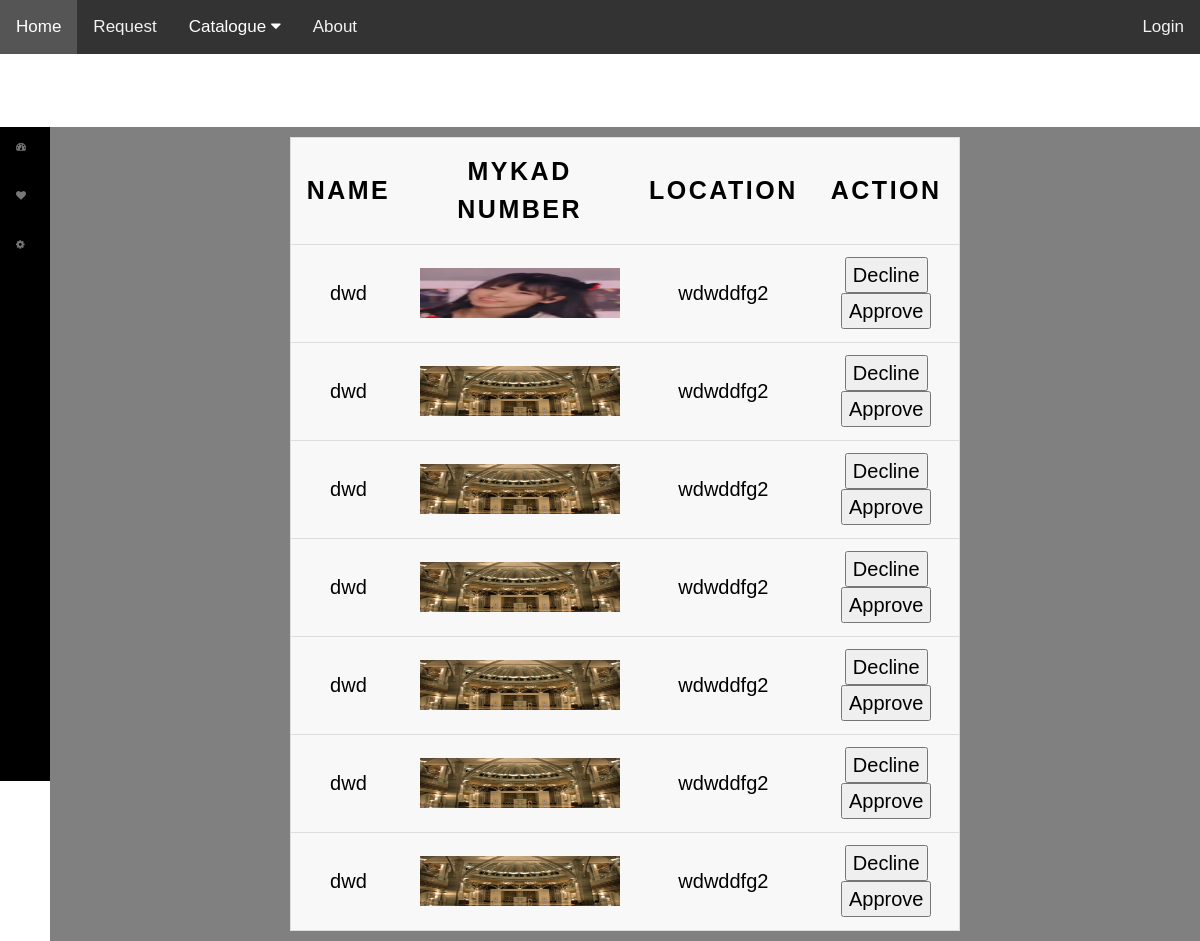
The app's page /admin_requestApplication.php with its own data.
### tables this page shows
CREATE TABLE `request` (
  `RequestID` int(11) NOT NULL,
  `RequestName` varchar(100) NOT NULL,
  `RequestIC` varchar(15) NOT NULL,
  `RequestPhone` varchar(15) NOT NULL,
  `PackageID` int(11) NOT NULL,
  `RequestLocation` varchar(60) NOT NULL,
  `RequestICPic` varchar(255) NOT NULL,
  `ApprovalID` int(11) NOT NULL
);

### admin_requestApplication.php (the view, shortened to what this page needs)
<!DOCTYPE html>
<html>
<head>
    <link href="https://cdn.jsdelivr.net/npm/bootstrap@5.0.0-beta1/dist/css/bootstrap.min.css" rel='stylesheet'>
    <link href="https://unicons.iconscout.com/release/v3.0.6/css/line.css" rel='stylesheet'>
    <link href="https://cdnjs.cloudflare.com/ajax/libs/font-awesome/4.7.0/css/font-awesome.css" rel='stylesheet'
        type='text/css'>
    <link href="https://stackpath.bootstrapcdn.com/twitter-bootstrap/2.3.1/css/bootstrap-combined.min.css"
        rel="stylesheet"
>
    <link href="https://cdnjs.cloudflare.com/ajax/libs/twitter-bootstrap/3.3.7/css/bootstrap.min.css" rel="stylesheet">
        <?php
        include 'dbCon.php';
     ?>
</head>
<body>
    <div class="topnav">
        <a class="active" href="index.php">Home</a>
        <a href="request.html">Request</a>
        <div class="dropdown">
            <button class="dropbtn">Catalogue
                <i class="fa fa-caret-down"></i>
            </button>
        </div>
        <a href="#about">About</a>
        <div class="topnav-right">
            <a href="login.php">Login</a>
        </div>
    </div>
    <div>
        <div class="primary-nav">
            <nav role="navigation" class="menu">
                <div class="overflow-container">
                    <ul class="menu-dropdown">
                        <li><a href="admin_dashboard.php">Dashboard</a><span class="icon"><i
                                    class="fa fa-dashboard"></i></span></li>
                        <li><a href="admin_requestApplication.php">Request Application</a><span class="icon"><i
                                    class="fa fa-heart"></i></span>
                        </li>
                        <li class="menu-hasdropdown">
                            <a href="#admin">History/Records</a><span class="icon"><i class="fa fa-gear"></i></span>
                        </li>
                    </ul>
                </div>
            </nav>
        </div>
        <div class="new-wrapper">
            <div style="width: 100%; background-color: grey; margin-top: 73px;">
                <div style="margin: auto;  width: 60%;  padding: 10px;">
                    <table>
                        <thead>
                            <tr>
                                <th scope="col">Name</th>
                                <th scope="col">MyKad Number</th>
                                <th scope="col">Location</th>
                                <th scope="col">Action</th>
                            </tr>
                        </thead>
                        <tbody>
                            <?php
                            $sqlView = "SELECT * FROM request WHERE ApprovalID = 0";
                            $resultView = $con->query($sqlView);
                            if($resultView->num_rows>0){
                                while($rowView = $resultView->fetch_assoc()){
                         ?>
                            <tr>
                                <td><?php echo $rowView["RequestName"]; ?></td>
                                <td><img width="200" height="50" src="./image/<?php echo $rowView['RequestICPic']; ?>"></td>
                                <td><?php echo $rowView["RequestLocation"]; ?></td>
                                <td>
                                    <form action="operation.php" method="POST">
                                        <input name="adminDecline" type="submit" value="Decline">
                                        <input name="adminApprove" type="submit" value="Approve">
                                    </form>
                                </td>
                            </tr>
                            <?php
                                }
                            }
                        ?>
                        </tbody>
                    </table>
                </div>
            </div>
        </div>
    </div>
</body>
</html>

### admin_requestApplication.php (style rules this page uses)
body, html { margin: 0; font-family: Arial, Helvetica, sans-serif; }
.topnav { overflow: hidden; background-color: #333; }
.topnav a { float: left; color: #f2f2f2; text-align: center; padding: 14px 16px; text-decoration: none; font-size: 17px; }
.topnav a.active { background-color: #04AA6D; color: white; }
.topnav-right { float: right; }
body { margin: 0; font-family: Arial }
.topnav a { float: left; display: block; color: #f2f2f2; text-align: center; padding: 14px 16px; text-decoration: none; font-size: 17px; }
.active { background-color: #04AA6D; color: white; }
.dropdown { float: left; overflow: hidden; }
.dropdown .dropbtn { font-size: 17px; border: none; outline: none; color: white; padding: 14px 16px; background-color: inherit; font-family: inherit; margin: 0; }
.primary-nav { position: fixed; z-index: 999; }
.menu { position: relative; }
.menu ul { margin: 0; padding: 0; list-style: none; }
.primary-nav .menu li { position: relative; }
.menu .icon { position: absolute; top: 12px; right: 10px; pointer-events: none; width: 24px; height: 24px; color: #fff; }
.menu, .menu a, .menu a:visited { color: #aaa; text-decoration: none !important; position: relative; }
.menu a { display: block; white-space: nowrap; padding: 1em; font-size: 14px; }
.menu { margin-bottom: 3em; }
.menu-dropdown li .icon { color: #777; }
.new-wrapper { position: absolute; left: 50px; width: calc(100% - 50px); transition: transform .45s cubic-bezier(0.77, 0, 0.175, 1); }
.menu { position: absolute; display: block; left: -200px; top: 0; width: 250px; transition: all 0.45s cubic-bezier(0.77, 0, 0.175, 1); background-color: #000; z-index: 999; }
.menu-dropdown { top: 0; overflow-y: auto; }
.overflow-container { position: relative; height: calc(100vh - 73px) !important; overflow-y: auto; border-top: 73px solid #fff; z-index: -1; display: block; }
body, button, input, select, optgroup, textarea { color: #000; font-size: 1em; line-height: 1.5; font-weight: 300; }
dfn, cite, em, i { font-style: italic; }
cite, em, i { font-style: italic; }
table tr { background-color: #f8f8f8; border: 1px solid #ddd; padding: .35em; font-size: 20px; }
table th, table td { padding: .625em; text-align: center; font-size: 20px; }
table th { font-size: .85em; letter-spacing: .1em; text-transform: uppercase; font-size: 25px; }

### records on screen
request: RequestName "dwd", RequestICPic (picture), RequestLocation "wdwddfg2"
request: RequestName "dwd", RequestICPic (picture), RequestLocation "wdwddfg2"
request: RequestName "dwd", RequestICPic (picture), RequestLocation "wdwddfg2"
request: RequestName "dwd", RequestICPic (picture), RequestLocation "wdwddfg2"
request: RequestName "dwd", RequestICPic (picture), RequestLocation "wdwddfg2"
request: RequestName "dwd", RequestICPic (picture), RequestLocation "wdwddfg2"
request: RequestName "dwd", RequestICPic (picture), RequestLocation "wdwddfg2"
